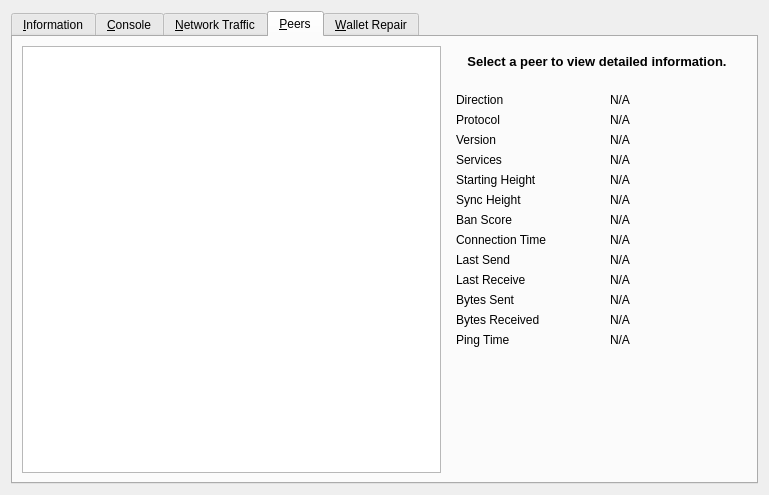
<?xml version="1.0" encoding="UTF-8"?>
<ui version="4.0">
 <class>RPCConsole</class>
 <widget class="QDialog" name="RPCConsole">
  <property name="geometry">
   <rect>
    <x>0</x>
    <y>0</y>
    <width>769</width>
    <height>495</height>
   </rect>
  </property>
  <property name="windowTitle">
   <string>Tools window</string>
  </property>
  <layout class="QVBoxLayout" name="verticalLayout_2">
   <item>
    <widget class="QTabWidget" name="tabWidget">
     <property name="currentIndex">
      <number>3</number>
     </property>
     <widget class="QWidget" name="tab_info">
      <attribute name="title">
       <string>&amp;Information</string>
      </attribute>
      <layout class="QGridLayout" name="gridLayout" columnstretch="0,0">
       <property name="horizontalSpacing">
        <number>12</number>
       </property>
       <item row="0" column="0">
        <widget class="QLabel" name="generalHeader">
         <property name="font">
          <font>
           <weight>75</weight>
           <bold>true</bold>
          </font>
         </property>
         <property name="text">
          <string>General</string>
         </property>
        </widget>
       </item>
       <item row="1" column="0">
        <widget class="QLabel" name="clientNameLabel">
         <property name="text">
          <string>Client name</string>
         </property>
        </widget>
       </item>
       <item row="1" column="1">
        <widget class="QLabel" name="clientName">
         <property name="cursor">
          <cursorShape>IBeamCursor</cursorShape>
         </property>
         <property name="text">
          <string>N/A</string>
         </property>
         <property name="textFormat">
          <enum>Qt::PlainText</enum>
         </property>
         <property name="textInteractionFlags">
          <set>Qt::LinksAccessibleByMouse|Qt::TextSelectableByKeyboard|Qt::TextSelectableByMouse</set>
         </property>
        </widget>
       </item>
       <item row="2" column="0">
        <widget class="QLabel" name="clientVersionLabel">
         <property name="text">
          <string>Client version</string>
         </property>
        </widget>
       </item>
       <item row="2" column="1">
        <widget class="QLabel" name="clientVersion">
         <property name="cursor">
          <cursorShape>IBeamCursor</cursorShape>
         </property>
         <property name="text">
          <string>N/A</string>
         </property>
         <property name="textFormat">
          <enum>Qt::PlainText</enum>
         </property>
         <property name="textInteractionFlags">
          <set>Qt::LinksAccessibleByMouse|Qt::TextSelectableByKeyboard|Qt::TextSelectableByMouse</set>
         </property>
        </widget>
       </item>
       <item row="3" column="0">
        <widget class="QLabel" name="openSSLVersionLabel">
         <property name="text">
          <string>Using OpenSSL version</string>
         </property>
         <property name="indent">
          <number>10</number>
         </property>
        </widget>
       </item>
       <item row="3" column="1">
        <widget class="QLabel" name="openSSLVersion">
         <property name="cursor">
          <cursorShape>IBeamCursor</cursorShape>
         </property>
         <property name="text">
          <string>N/A</string>
         </property>
         <property name="textFormat">
          <enum>Qt::PlainText</enum>
         </property>
         <property name="textInteractionFlags">
          <set>Qt::LinksAccessibleByMouse|Qt::TextSelectableByKeyboard|Qt::TextSelectableByMouse</set>
         </property>
        </widget>
       </item>
       <item row="4" column="0">
        <widget class="QLabel" name="berkeleyDBVersionLabel">
         <property name="text">
          <string>Using BerkeleyDB version</string>
         </property>
         <property name="indent">
          <number>10</number>
         </property>
        </widget>
       </item>
       <item row="4" column="1">
        <widget class="QLabel" name="berkeleyDBVersion">
         <property name="cursor">
          <cursorShape>IBeamCursor</cursorShape>
         </property>
         <property name="text">
          <string>N/A</string>
         </property>
         <property name="textFormat">
          <enum>Qt::PlainText</enum>
         </property>
         <property name="textInteractionFlags">
          <set>Qt::LinksAccessibleByMouse|Qt::TextSelectableByKeyboard|Qt::TextSelectableByMouse</set>
         </property>
        </widget>
       </item>
       <item row="5" column="0">
        <widget class="QLabel" name="buildDateLabel">
         <property name="text">
          <string>Build date</string>
         </property>
        </widget>
       </item>
       <item row="5" column="1">
        <widget class="QLabel" name="buildDate">
         <property name="cursor">
          <cursorShape>IBeamCursor</cursorShape>
         </property>
         <property name="text">
          <string>N/A</string>
         </property>
         <property name="textFormat">
          <enum>Qt::PlainText</enum>
         </property>
         <property name="textInteractionFlags">
          <set>Qt::LinksAccessibleByMouse|Qt::TextSelectableByKeyboard|Qt::TextSelectableByMouse</set>
         </property>
        </widget>
       </item>
       <item row="6" column="0">
        <widget class="QLabel" name="startupTimeLabel">
         <property name="text">
          <string>Startup time</string>
         </property>
        </widget>
       </item>
       <item row="6" column="1">
        <widget class="QLabel" name="startupTime">
         <property name="cursor">
          <cursorShape>IBeamCursor</cursorShape>
         </property>
         <property name="text">
          <string>N/A</string>
         </property>
         <property name="textFormat">
          <enum>Qt::PlainText</enum>
         </property>
         <property name="textInteractionFlags">
          <set>Qt::LinksAccessibleByMouse|Qt::TextSelectableByKeyboard|Qt::TextSelectableByMouse</set>
         </property>
        </widget>
       </item>
       <item row="7" column="0">
        <widget class="QLabel" name="networkHeader">
         <property name="font">
          <font>
           <weight>75</weight>
           <bold>true</bold>
          </font>
         </property>
         <property name="text">
          <string>Network</string>
         </property>
        </widget>
       </item>
       <item row="8" column="0">
        <widget class="QLabel" name="networkNameLabel">
         <property name="text">
          <string>Name</string>
         </property>
        </widget>
       </item>
       <item row="8" column="1">
        <widget class="QLabel" name="networkName">
         <property name="cursor">
          <cursorShape>IBeamCursor</cursorShape>
         </property>
         <property name="text">
          <string>N/A</string>
         </property>
         <property name="textFormat">
          <enum>Qt::PlainText</enum>
         </property>
         <property name="textInteractionFlags">
          <set>Qt::LinksAccessibleByMouse|Qt::TextSelectableByKeyboard|Qt::TextSelectableByMouse</set>
         </property>
        </widget>
       </item>
       <item row="9" column="0">
        <widget class="QLabel" name="numberOfConnectionsLabel">
         <property name="text">
          <string>Number of connections</string>
         </property>
        </widget>
       </item>
       <item row="9" column="1">
        <widget class="QLabel" name="numberOfConnections">
         <property name="cursor">
          <cursorShape>IBeamCursor</cursorShape>
         </property>
         <property name="text">
          <string>N/A</string>
         </property>
         <property name="textFormat">
          <enum>Qt::PlainText</enum>
         </property>
         <property name="textInteractionFlags">
          <set>Qt::LinksAccessibleByMouse|Qt::TextSelectableByKeyboard|Qt::TextSelectableByMouse</set>
         </property>
        </widget>
       </item>
       <item row="10" column="0">
        <widget class="QLabel" name="masternodeCountLabel">
         <property name="text">
          <string>Number of Masternodes</string>
         </property>
        </widget>
       </item>
       <item row="10" column="1">
        <widget class="QLabel" name="masternodeCount">
         <property name="cursor">
          <cursorShape>IBeamCursor</cursorShape>
         </property>
         <property name="text">
          <string>N/A</string>
         </property>
         <property name="textFormat">
          <enum>Qt::PlainText</enum>
         </property>
         <property name="textInteractionFlags">
          <set>Qt::LinksAccessibleByMouse|Qt::TextSelectableByKeyboard|Qt::TextSelectableByMouse</set>
         </property>
        </widget>
       </item>
       <item row="11" column="0">
        <widget class="QLabel" name="blockchainHeader">
         <property name="font">
          <font>
           <weight>75</weight>
           <bold>true</bold>
          </font>
         </property>
         <property name="text">
          <string>Block chain</string>
         </property>
        </widget>
       </item>
       <item row="12" column="0">
        <widget class="QLabel" name="numberOfBlocksLabel">
         <property name="text">
          <string>Current number of blocks</string>
         </property>
        </widget>
       </item>
       <item row="12" column="1">
        <widget class="QLabel" name="numberOfBlocks">
         <property name="cursor">
          <cursorShape>IBeamCursor</cursorShape>
         </property>
         <property name="text">
          <string>N/A</string>
         </property>
         <property name="textFormat">
          <enum>Qt::PlainText</enum>
         </property>
         <property name="textInteractionFlags">
          <set>Qt::LinksAccessibleByMouse|Qt::TextSelectableByKeyboard|Qt::TextSelectableByMouse</set>
         </property>
        </widget>
       </item>
       <item row="13" column="0">
        <widget class="QLabel" name="lastBlockTimeLabel">
         <property name="text">
          <string>Last block time</string>
         </property>
        </widget>
       </item>
       <item row="13" column="1">
        <widget class="QLabel" name="lastBlockTime">
         <property name="cursor">
          <cursorShape>IBeamCursor</cursorShape>
         </property>
         <property name="text">
          <string>N/A</string>
         </property>
         <property name="textFormat">
          <enum>Qt::PlainText</enum>
         </property>
         <property name="textInteractionFlags">
          <set>Qt::LinksAccessibleByMouse|Qt::TextSelectableByKeyboard|Qt::TextSelectableByMouse</set>
         </property>
        </widget>
       </item>
       <item row="14" column="0">
        <spacer name="verticalSpacer_2">
         <property name="orientation">
          <enum>Qt::Vertical</enum>
         </property>
         <property name="sizeHint" stdset="0">
          <size>
           <width>20</width>
           <height>20</height>
          </size>
         </property>
        </spacer>
       </item>
       <item row="15" column="0">
        <widget class="QLabel" name="debugLogFileHeader">
         <property name="font">
          <font>
           <weight>75</weight>
           <bold>true</bold>
          </font>
         </property>
         <property name="text">
          <string>Debug log file</string>
         </property>
        </widget>
       </item>
       <item row="16" column="0">
        <widget class="QPushButton" name="openDebugLogfileButton">
         <property name="toolTip">
          <string>Open the TESRA debug log file from the current data directory. This can take a few seconds for large log files.</string>
         </property>
         <property name="text">
          <string>&amp;Open</string>
         </property>
         <property name="autoDefault">
          <bool>false</bool>
         </property>
        </widget>
       </item>
      </layout>
     </widget>
     <widget class="QWidget" name="tab_console">
      <attribute name="title">
       <string>&amp;Console</string>
      </attribute>
      <layout class="QVBoxLayout" name="verticalLayout_3">
       <property name="spacing">
        <number>3</number>
       </property>
       <item>
        <widget class="QTextEdit" name="messagesWidget">
         <property name="minimumSize">
          <size>
           <width>0</width>
           <height>100</height>
          </size>
         </property>
         <property name="readOnly">
          <bool>true</bool>
         </property>
         <property name="tabKeyNavigation" stdset="0">
          <bool>false</bool>
         </property>
         <property name="columnCount" stdset="0">
          <number>2</number>
         </property>
        </widget>
       </item>
       <item>
        <layout class="QHBoxLayout" name="horizontalLayout">
         <property name="spacing">
          <number>3</number>
         </property>
         <item>
          <widget class="QLabel" name="label">
           <property name="text">
            <string notr="true">&gt;</string>
           </property>
          </widget>
         </item>
         <item>
          <widget class="QLineEdit" name="lineEdit"/>
         </item>
         <item>
          <widget class="QPushButton" name="clearButton">
           <property name="maximumSize">
            <size>
             <width>24</width>
             <height>24</height>
            </size>
           </property>
           <property name="toolTip">
            <string>Clear console</string>
           </property>
           <property name="text">
            <string/>
           </property>
           <property name="icon">
            <iconset resource="../tesra.qrc">
             <normaloff>:/icons/remove</normaloff>:/icons/remove</iconset>
           </property>
           <property name="shortcut">
            <string notr="true">Ctrl+L</string>
           </property>
           <property name="autoDefault">
            <bool>false</bool>
           </property>
          </widget>
         </item>
        </layout>
       </item>
      </layout>
     </widget>
     <widget class="QWidget" name="tab_nettraffic">
      <attribute name="title">
       <string>&amp;Network Traffic</string>
      </attribute>
      <layout class="QHBoxLayout" name="horizontalLayout_3">
       <item>
        <layout class="QVBoxLayout" name="verticalLayout_4">
         <item>
          <widget class="TrafficGraphWidget" name="trafficGraph" native="true">
           <property name="sizePolicy">
            <sizepolicy hsizetype="Expanding" vsizetype="Expanding">
             <horstretch>0</horstretch>
             <verstretch>0</verstretch>
            </sizepolicy>
           </property>
          </widget>
         </item>
         <item>
          <layout class="QHBoxLayout" name="horizontalLayout_2">
           <item>
            <widget class="QSlider" name="sldGraphRange">
             <property name="minimum">
              <number>1</number>
             </property>
             <property name="maximum">
              <number>288</number>
             </property>
             <property name="pageStep">
              <number>12</number>
             </property>
             <property name="value">
              <number>6</number>
             </property>
             <property name="orientation">
              <enum>Qt::Horizontal</enum>
             </property>
            </widget>
           </item>
           <item>
            <widget class="QLabel" name="lblGraphRange">
             <property name="minimumSize">
              <size>
               <width>100</width>
               <height>0</height>
              </size>
             </property>
             <property name="alignment">
              <set>Qt::AlignCenter</set>
             </property>
            </widget>
           </item>
           <item>
            <widget class="QPushButton" name="btnClearTrafficGraph">
             <property name="text">
              <string>&amp;Clear</string>
             </property>
             <property name="autoDefault">
              <bool>false</bool>
             </property>
            </widget>
           </item>
          </layout>
         </item>
        </layout>
       </item>
       <item>
        <layout class="QVBoxLayout" name="verticalLayout">
         <item>
          <widget class="QGroupBox" name="groupBox">
           <property name="title">
            <string>Totals</string>
           </property>
           <layout class="QVBoxLayout" name="verticalLayout_5">
            <item>
             <layout class="QHBoxLayout" name="horizontalLayout_4">
              <item>
               <widget class="Line" name="line">
                <property name="sizePolicy">
                 <sizepolicy hsizetype="Fixed" vsizetype="Fixed">
                  <horstretch>0</horstretch>
                  <verstretch>0</verstretch>
                 </sizepolicy>
                </property>
                <property name="minimumSize">
                 <size>
                  <width>10</width>
                  <height>0</height>
                 </size>
                </property>
                <property name="palette">
                 <palette>
                  <active>
                   <colorrole role="Light">
                    <brush brushstyle="SolidPattern">
                     <color alpha="255">
                      <red>0</red>
                      <green>255</green>
                      <blue>0</blue>
                     </color>
                    </brush>
                   </colorrole>
                  </active>
                  <inactive>
                   <colorrole role="Light">
                    <brush brushstyle="SolidPattern">
                     <color alpha="255">
                      <red>0</red>
                      <green>255</green>
                      <blue>0</blue>
                     </color>
                    </brush>
                   </colorrole>
                  </inactive>
                  <disabled>
                   <colorrole role="Light">
                    <brush brushstyle="SolidPattern">
                     <color alpha="255">
                      <red>0</red>
                      <green>255</green>
                      <blue>0</blue>
                     </color>
                    </brush>
                   </colorrole>
                  </disabled>
                 </palette>
                </property>
                <property name="orientation">
                 <enum>Qt::Horizontal</enum>
                </property>
               </widget>
              </item>
              <item>
               <widget class="QLabel" name="label_16">
                <property name="text">
                 <string>Received</string>
                </property>
               </widget>
              </item>
              <item>
               <widget class="QLabel" name="lblBytesIn">
                <property name="minimumSize">
                 <size>
                  <width>50</width>
                  <height>0</height>
                 </size>
                </property>
                <property name="alignment">
                 <set>Qt::AlignRight|Qt::AlignTrailing|Qt::AlignVCenter</set>
                </property>
               </widget>
              </item>
             </layout>
            </item>
            <item>
             <layout class="QHBoxLayout" name="horizontalLayout_5">
              <item>
               <widget class="Line" name="line_2">
                <property name="sizePolicy">
                 <sizepolicy hsizetype="Fixed" vsizetype="Fixed">
                  <horstretch>0</horstretch>
                  <verstretch>0</verstretch>
                 </sizepolicy>
                </property>
                <property name="minimumSize">
                 <size>
                  <width>10</width>
                  <height>0</height>
                 </size>
                </property>
                <property name="palette">
                 <palette>
                  <active>
                   <colorrole role="Light">
                    <brush brushstyle="SolidPattern">
                     <color alpha="255">
                      <red>255</red>
                      <green>0</green>
                      <blue>0</blue>
                     </color>
                    </brush>
                   </colorrole>
                  </active>
                  <inactive>
                   <colorrole role="Light">
                    <brush brushstyle="SolidPattern">
                     <color alpha="255">
                      <red>255</red>
                      <green>0</green>
                      <blue>0</blue>
                     </color>
                    </brush>
                   </colorrole>
                  </inactive>
                  <disabled>
                   <colorrole role="Light">
                    <brush brushstyle="SolidPattern">
                     <color alpha="255">
                      <red>255</red>
                      <green>0</green>
                      <blue>0</blue>
                     </color>
                    </brush>
                   </colorrole>
                  </disabled>
                 </palette>
                </property>
                <property name="orientation">
                 <enum>Qt::Horizontal</enum>
                </property>
               </widget>
              </item>
              <item>
               <widget class="QLabel" name="label_17">
                <property name="text">
                 <string>Sent</string>
                </property>
               </widget>
              </item>
              <item>
               <widget class="QLabel" name="lblBytesOut">
                <property name="minimumSize">
                 <size>
                  <width>50</width>
                  <height>0</height>
                 </size>
                </property>
                <property name="alignment">
                 <set>Qt::AlignRight|Qt::AlignTrailing|Qt::AlignVCenter</set>
                </property>
               </widget>
              </item>
             </layout>
            </item>
            <item>
             <spacer name="verticalSpacer_4">
              <property name="orientation">
               <enum>Qt::Vertical</enum>
              </property>
              <property name="sizeHint" stdset="0">
               <size>
                <width>20</width>
                <height>407</height>
               </size>
              </property>
             </spacer>
            </item>
           </layout>
          </widget>
         </item>
        </layout>
       </item>
      </layout>
     </widget>
     <widget class="QWidget" name="tab_peers">
      <attribute name="title">
       <string>&amp;Peers</string>
      </attribute>
      <layout class="QGridLayout" name="gridLayout_2">
       <item row="0" column="0" rowspan="2">
        <widget class="QTableView" name="peerWidget">
         <property name="horizontalScrollBarPolicy">
          <enum>Qt::ScrollBarAsNeeded</enum>
         </property>
         <property name="sortingEnabled">
          <bool>true</bool>
         </property>
         <attribute name="horizontalHeaderHighlightSections">
          <bool>false</bool>
         </attribute>
        </widget>
       </item>
       <item row="0" column="1">
        <widget class="QLabel" name="peerHeading">
         <property name="sizePolicy">
          <sizepolicy hsizetype="Preferred" vsizetype="Minimum">
           <horstretch>0</horstretch>
           <verstretch>0</verstretch>
          </sizepolicy>
         </property>
         <property name="minimumSize">
          <size>
           <width>300</width>
           <height>32</height>
          </size>
         </property>
         <property name="font">
          <font>
           <pointsize>10</pointsize>
           <weight>75</weight>
           <bold>true</bold>
          </font>
         </property>
         <property name="cursor">
          <cursorShape>IBeamCursor</cursorShape>
         </property>
         <property name="text">
          <string>Select a peer to view detailed information.</string>
         </property>
         <property name="alignment">
          <set>Qt::AlignCenter</set>
         </property>
         <property name="wordWrap">
          <bool>true</bool>
         </property>
         <property name="textInteractionFlags">
          <set>Qt::LinksAccessibleByMouse|Qt::TextSelectableByKeyboard|Qt::TextSelectableByMouse</set>
         </property>
        </widget>
       </item>
       <item row="1" column="1">
        <widget class="QWidget" name="detailWidget" native="true">
         <property name="minimumSize">
          <size>
           <width>300</width>
           <height>0</height>
          </size>
         </property>
         <layout class="QGridLayout" name="gridLayout_3">
          <item row="0" column="0">
           <widget class="QLabel" name="label_23">
            <property name="text">
             <string>Direction</string>
            </property>
           </widget>
          </item>
          <item row="0" column="2">
           <widget class="QLabel" name="peerDirection">
            <property name="cursor">
             <cursorShape>IBeamCursor</cursorShape>
            </property>
            <property name="text">
             <string>N/A</string>
            </property>
            <property name="textFormat">
             <enum>Qt::PlainText</enum>
            </property>
            <property name="textInteractionFlags">
             <set>Qt::LinksAccessibleByMouse|Qt::TextSelectableByKeyboard|Qt::TextSelectableByMouse</set>
            </property>
           </widget>
          </item>
          <item row="1" column="0">
           <widget class="QLabel" name="label_21">
            <property name="text">
             <string>Protocol</string>
            </property>
           </widget>
          </item>
          <item row="1" column="2">
           <widget class="QLabel" name="peerVersion">
            <property name="cursor">
             <cursorShape>IBeamCursor</cursorShape>
            </property>
            <property name="text">
             <string>N/A</string>
            </property>
            <property name="textFormat">
             <enum>Qt::PlainText</enum>
            </property>
            <property name="textInteractionFlags">
             <set>Qt::LinksAccessibleByMouse|Qt::TextSelectableByKeyboard|Qt::TextSelectableByMouse</set>
            </property>
           </widget>
          </item>
          <item row="2" column="0">
           <widget class="QLabel" name="label_28">
            <property name="text">
             <string>Version</string>
            </property>
           </widget>
          </item>
          <item row="2" column="2">
           <widget class="QLabel" name="peerSubversion">
            <property name="cursor">
             <cursorShape>IBeamCursor</cursorShape>
            </property>
            <property name="text">
             <string>N/A</string>
            </property>
            <property name="textFormat">
             <enum>Qt::PlainText</enum>
            </property>
            <property name="textInteractionFlags">
             <set>Qt::LinksAccessibleByMouse|Qt::TextSelectableByKeyboard|Qt::TextSelectableByMouse</set>
            </property>
           </widget>
          </item>
          <item row="3" column="0">
           <widget class="QLabel" name="label_4">
            <property name="text">
             <string>Services</string>
            </property>
           </widget>
          </item>
          <item row="3" column="2">
           <widget class="QLabel" name="peerServices">
            <property name="cursor">
             <cursorShape>IBeamCursor</cursorShape>
            </property>
            <property name="text">
             <string>N/A</string>
            </property>
            <property name="textFormat">
             <enum>Qt::PlainText</enum>
            </property>
            <property name="textInteractionFlags">
             <set>Qt::LinksAccessibleByMouse|Qt::TextSelectableByKeyboard|Qt::TextSelectableByMouse</set>
            </property>
           </widget>
          </item>
          <item row="5" column="0">
           <widget class="QLabel" name="label_29">
            <property name="text">
             <string>Starting Height</string>
            </property>
           </widget>
          </item>
          <item row="5" column="2">
           <widget class="QLabel" name="peerHeight">
            <property name="cursor">
             <cursorShape>IBeamCursor</cursorShape>
            </property>
            <property name="text">
             <string>N/A</string>
            </property>
            <property name="textFormat">
             <enum>Qt::PlainText</enum>
            </property>
            <property name="textInteractionFlags">
             <set>Qt::LinksAccessibleByMouse|Qt::TextSelectableByKeyboard|Qt::TextSelectableByMouse</set>
            </property>
           </widget>
          </item>
          <item row="6" column="0">
           <widget class="QLabel" name="label_27">
            <property name="text">
             <string>Sync Height</string>
            </property>
           </widget>
          </item>
          <item row="6" column="2">
           <widget class="QLabel" name="peerSyncHeight">
            <property name="cursor">
             <cursorShape>IBeamCursor</cursorShape>
            </property>
            <property name="text">
             <string>N/A</string>
            </property>
            <property name="textFormat">
             <enum>Qt::PlainText</enum>
            </property>
            <property name="textInteractionFlags">
             <set>Qt::LinksAccessibleByMouse|Qt::TextSelectableByKeyboard|Qt::TextSelectableByMouse</set>
            </property>
           </widget>
          </item>
          <item row="7" column="0">
           <widget class="QLabel" name="label_24">
            <property name="text">
             <string>Ban Score</string>
            </property>
           </widget>
          </item>
          <item row="7" column="2">
           <widget class="QLabel" name="peerBanScore">
            <property name="cursor">
             <cursorShape>IBeamCursor</cursorShape>
            </property>
            <property name="text">
             <string>N/A</string>
            </property>
            <property name="textFormat">
             <enum>Qt::PlainText</enum>
            </property>
            <property name="textInteractionFlags">
             <set>Qt::LinksAccessibleByMouse|Qt::TextSelectableByKeyboard|Qt::TextSelectableByMouse</set>
            </property>
           </widget>
          </item>
          <item row="8" column="0">
           <widget class="QLabel" name="label_22">
            <property name="text">
             <string>Connection Time</string>
            </property>
           </widget>
          </item>
          <item row="8" column="2">
           <widget class="QLabel" name="peerConnTime">
            <property name="cursor">
             <cursorShape>IBeamCursor</cursorShape>
            </property>
            <property name="text">
             <string>N/A</string>
            </property>
            <property name="textFormat">
             <enum>Qt::PlainText</enum>
            </property>
            <property name="textInteractionFlags">
             <set>Qt::LinksAccessibleByMouse|Qt::TextSelectableByKeyboard|Qt::TextSelectableByMouse</set>
            </property>
           </widget>
          </item>
          <item row="9" column="0">
           <widget class="QLabel" name="label_15">
            <property name="text">
             <string>Last Send</string>
            </property>
           </widget>
          </item>
          <item row="9" column="2">
           <widget class="QLabel" name="peerLastSend">
            <property name="cursor">
             <cursorShape>IBeamCursor</cursorShape>
            </property>
            <property name="text">
             <string>N/A</string>
            </property>
            <property name="textFormat">
             <enum>Qt::PlainText</enum>
            </property>
            <property name="textInteractionFlags">
             <set>Qt::LinksAccessibleByMouse|Qt::TextSelectableByKeyboard|Qt::TextSelectableByMouse</set>
            </property>
           </widget>
          </item>
          <item row="10" column="0">
           <widget class="QLabel" name="label_19">
            <property name="text">
             <string>Last Receive</string>
            </property>
           </widget>
          </item>
          <item row="10" column="2">
           <widget class="QLabel" name="peerLastRecv">
            <property name="cursor">
             <cursorShape>IBeamCursor</cursorShape>
            </property>
            <property name="text">
             <string>N/A</string>
            </property>
            <property name="textFormat">
             <enum>Qt::PlainText</enum>
            </property>
            <property name="textInteractionFlags">
             <set>Qt::LinksAccessibleByMouse|Qt::TextSelectableByKeyboard|Qt::TextSelectableByMouse</set>
            </property>
           </widget>
          </item>
          <item row="11" column="0">
           <widget class="QLabel" name="label_18">
            <property name="text">
             <string>Bytes Sent</string>
            </property>
           </widget>
          </item>
          <item row="11" column="2">
           <widget class="QLabel" name="peerBytesSent">
            <property name="cursor">
             <cursorShape>IBeamCursor</cursorShape>
            </property>
            <property name="text">
             <string>N/A</string>
            </property>
            <property name="textFormat">
             <enum>Qt::PlainText</enum>
            </property>
            <property name="textInteractionFlags">
             <set>Qt::LinksAccessibleByMouse|Qt::TextSelectableByKeyboard|Qt::TextSelectableByMouse</set>
            </property>
           </widget>
          </item>
          <item row="12" column="0">
           <widget class="QLabel" name="label_20">
            <property name="text">
             <string>Bytes Received</string>
            </property>
           </widget>
          </item>
          <item row="12" column="2">
           <widget class="QLabel" name="peerBytesRecv">
            <property name="cursor">
             <cursorShape>IBeamCursor</cursorShape>
            </property>
            <property name="text">
             <string>N/A</string>
            </property>
            <property name="textFormat">
             <enum>Qt::PlainText</enum>
            </property>
            <property name="textInteractionFlags">
             <set>Qt::LinksAccessibleByMouse|Qt::TextSelectableByKeyboard|Qt::TextSelectableByMouse</set>
            </property>
           </widget>
          </item>
          <item row="13" column="0">
           <widget class="QLabel" name="label_26">
            <property name="text">
             <string>Ping Time</string>
            </property>
           </widget>
          </item>
          <item row="13" column="2">
           <widget class="QLabel" name="peerPingTime">
            <property name="cursor">
             <cursorShape>IBeamCursor</cursorShape>
            </property>
            <property name="text">
             <string>N/A</string>
            </property>
            <property name="textFormat">
             <enum>Qt::PlainText</enum>
            </property>
            <property name="textInteractionFlags">
             <set>Qt::LinksAccessibleByMouse|Qt::TextSelectableByKeyboard|Qt::TextSelectableByMouse</set>
            </property>
           </widget>
          </item>
          <item row="14" column="1">
           <spacer name="verticalSpacer_3">
            <property name="orientation">
             <enum>Qt::Vertical</enum>
            </property>
            <property name="sizeHint" stdset="0">
             <size>
              <width>20</width>
              <height>40</height>
             </size>
            </property>
           </spacer>
          </item>
         </layout>
        </widget>
       </item>
      </layout>
     </widget>
     <widget class="QWidget" name="tab_repair">
      <attribute name="title">
       <string>&amp;Wallet Repair</string>
      </attribute>
      <layout class="QGridLayout" name="gridLayout_4" columnstretch="0,0,0,0">
       <property name="horizontalSpacing">
        <number>12</number>
       </property>
       <item row="10" column="0" colspan="2">
        <widget class="QPushButton" name="btn_resync">
         <property name="minimumSize">
          <size>
           <width>100</width>
           <height>23</height>
          </size>
         </property>
         <property name="text">
          <string>Delete local Blockchain Folders</string>
         </property>
        </widget>
       </item>
       <item row="0" column="0" colspan="4">
        <widget class="QLabel" name="label_repair_header">
         <property name="font">
          <font>
           <weight>75</weight>
           <bold>true</bold>
          </font>
         </property>
         <property name="text">
          <string>Wallet repair options.</string>
         </property>
        </widget>
       </item>
       <item row="1" column="0" colspan="4">
        <widget class="QLabel" name="label_repair_helptext">
         <property name="font">
          <font>
           <weight>50</weight>
           <bold>false</bold>
          </font>
         </property>
         <property name="text">
          <string>The buttons below will restart the wallet with command-line options to repair the wallet, fix issues with corrupt blockhain files or missing/obsolete transactions.</string>
         </property>
         <property name="wordWrap">
          <bool>true</bool>
         </property>
        </widget>
       </item>
       <item row="2" column="0">
        <widget class="QLabel" name="wallet_path_label">
         <property name="text">
          <string>Wallet In Use:</string>
         </property>
        </widget>
       </item>
       <item row="2" column="1" colspan="3">
        <widget class="QLabel" name="wallet_path">
         <property name="cursor">
          <cursorShape>IBeamCursor</cursorShape>
         </property>
         <property name="text">
          <string>N/A</string>
         </property>
         <property name="textFormat">
          <enum>Qt::PlainText</enum>
         </property>
         <property name="textInteractionFlags">
          <set>Qt::LinksAccessibleByMouse|Qt::TextSelectableByKeyboard|Qt::TextSelectableByMouse</set>
         </property>
        </widget>
       </item>
       <item row="3" column="0">
        <spacer name="verticalSpacer_repair1">
         <property name="orientation">
          <enum>Qt::Vertical</enum>
         </property>
         <property name="sizeHint" stdset="0">
          <size>
           <width>10</width>
           <height>10</height>
          </size>
         </property>
        </spacer>
       </item>
       <item row="4" column="0" colspan="2">
        <widget class="QPushButton" name="btn_salvagewallet">
         <property name="minimumSize">
          <size>
           <width>100</width>
           <height>23</height>
          </size>
         </property>
         <property name="text">
          <string>Salvage wallet</string>
         </property>
        </widget>
       </item>
       <item row="4" column="2">
        <widget class="QLabel" name="label_repair_salvage_command">
         <property name="text">
          <string notr="true">-salvagewallet:</string>
         </property>
        </widget>
       </item>
       <item row="4" column="3">
        <widget class="QLabel" name="label_repair_salvage">
         <property name="text">
          <string>Attempt to recover private keys from a corrupt wallet.dat.</string>
         </property>
         <property name="wordWrap">
          <bool>true</bool>
         </property>
        </widget>
       </item>
       <item row="5" column="0" colspan="2">
        <widget class="QPushButton" name="btn_rescan">
         <property name="minimumSize">
          <size>
           <width>100</width>
           <height>23</height>
          </size>
         </property>
         <property name="text">
          <string>Rescan blockchain files</string>
         </property>
        </widget>
       </item>
       <item row="5" column="2">
        <widget class="QLabel" name="label_repair_rescan_command">
         <property name="text">
          <string notr="true">-rescan:</string>
         </property>
        </widget>
       </item>
       <item row="5" column="3">
        <widget class="QLabel" name="label_repair_rescan">
         <property name="text">
          <string>Rescan the block chain for missing wallet transactions.</string>
         </property>
         <property name="wordWrap">
          <bool>true</bool>
         </property>
        </widget>
       </item>
       <item row="6" column="0" colspan="2">
        <widget class="QPushButton" name="btn_zapwallettxes1">
         <property name="minimumSize">
          <size>
           <width>100</width>
           <height>23</height>
          </size>
         </property>
         <property name="text">
          <string>Recover transactions 1</string>
         </property>
        </widget>
       </item>
       <item row="6" column="2">
        <widget class="QLabel" name="label_repair_zap1_command">
         <property name="text">
          <string notr="true">-zapwallettxes=1:</string>
         </property>
        </widget>
       </item>
       <item row="6" column="3">
        <widget class="QLabel" name="label_repair_zap1">
         <property name="text">
          <string>Recover transactions from blockchain (keep meta-data, e.g. account owner).</string>
         </property>
         <property name="wordWrap">
          <bool>true</bool>
         </property>
        </widget>
       </item>
       <item row="7" column="0" colspan="2">
        <widget class="QPushButton" name="btn_zapwallettxes2">
         <property name="minimumSize">
          <size>
           <width>100</width>
           <height>23</height>
          </size>
         </property>
         <property name="text">
          <string>Recover transactions 2</string>
         </property>
        </widget>
       </item>
       <item row="7" column="2">
        <widget class="QLabel" name="label_repair_zap2_command">
         <property name="text">
          <string notr="true">-zapwallettxes=2:</string>
         </property>
        </widget>
       </item>
       <item row="7" column="3">
        <widget class="QLabel" name="label_repair_zap2">
         <property name="text">
          <string>Recover transactions from blockchain (drop meta-data).</string>
         </property>
         <property name="wordWrap">
          <bool>true</bool>
         </property>
        </widget>
       </item>
       <item row="8" column="0" colspan="2">
        <widget class="QPushButton" name="btn_upgradewallet">
         <property name="minimumSize">
          <size>
           <width>100</width>
           <height>23</height>
          </size>
         </property>
         <property name="text">
          <string>Upgrade wallet format</string>
         </property>
        </widget>
       </item>
       <item row="8" column="2">
        <widget class="QLabel" name="label_repair_upgrade_command">
         <property name="text">
          <string notr="true">-upgradewallet:</string>
         </property>
        </widget>
       </item>
       <item row="8" column="3">
        <widget class="QLabel" name="label_repair_upgrade">
         <property name="text">
          <string>Upgrade wallet to latest format on startup. (Note: this is NOT an update of the wallet itself!)</string>
         </property>
         <property name="wordWrap">
          <bool>true</bool>
         </property>
        </widget>
       </item>
       <item row="9" column="0" colspan="2">
        <widget class="QPushButton" name="btn_reindex">
         <property name="minimumSize">
          <size>
           <width>100</width>
           <height>23</height>
          </size>
         </property>
         <property name="text">
          <string>Rebuild index</string>
         </property>
        </widget>
       </item>
       <item row="9" column="2">
        <widget class="QLabel" name="label_repair_reindex_command">
         <property name="text">
          <string notr="true">-reindex:</string>
         </property>
        </widget>
       </item>
       <item row="9" column="3">
        <widget class="QLabel" name="label_repair_reindex">
         <property name="text">
          <string>Rebuild block chain index from current blk000??.dat files.</string>
         </property>
         <property name="wordWrap">
          <bool>true</bool>
         </property>
        </widget>
       </item>
       <item row="11" column="0">
        <spacer name="verticalSpacer_repair2">
         <property name="orientation">
          <enum>Qt::Vertical</enum>
         </property>
         <property name="sizeHint" stdset="0">
          <size>
           <width>20</width>
           <height>10</height>
          </size>
         </property>
        </spacer>
       </item>
       <item row="10" column="2">
        <widget class="QLabel" name="label_repair_resync_command">
         <property name="text">
          <string>-resync:</string>
         </property>
        </widget>
       </item>
       <item row="10" column="3">
        <widget class="QLabel" name="label_repair_resync">
         <property name="text">
          <string>Deletes all local blockchain folders so the wallet synchronizes from scratch.</string>
         </property>
         <property name="wordWrap">
          <bool>true</bool>
         </property>
        </widget>
       </item>
      </layout>
     </widget>
    </widget>
   </item>
  </layout>
 </widget>
 <customwidgets>
  <customwidget>
   <class>TrafficGraphWidget</class>
   <extends>QWidget</extends>
   <header>trafficgraphwidget.h</header>
   <container>1</container>
   <slots>
    <slot>clear()</slot>
   </slots>
  </customwidget>
 </customwidgets>
 <resources>
  <include location="../tesra.qrc"/>
 </resources>
 <connections/>
</ui>
